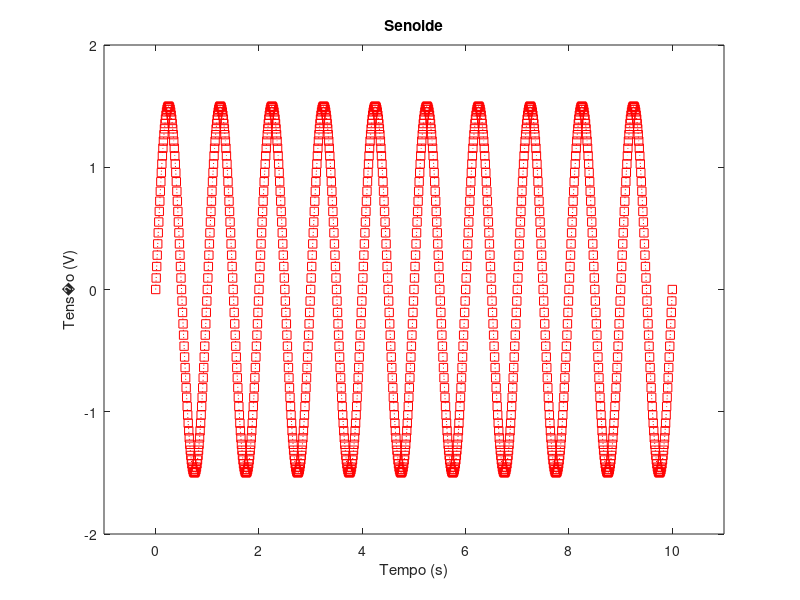
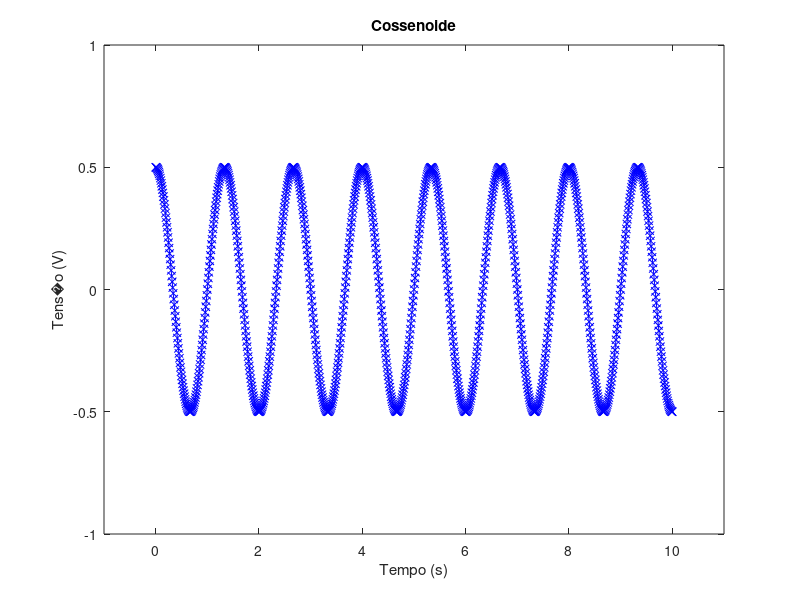
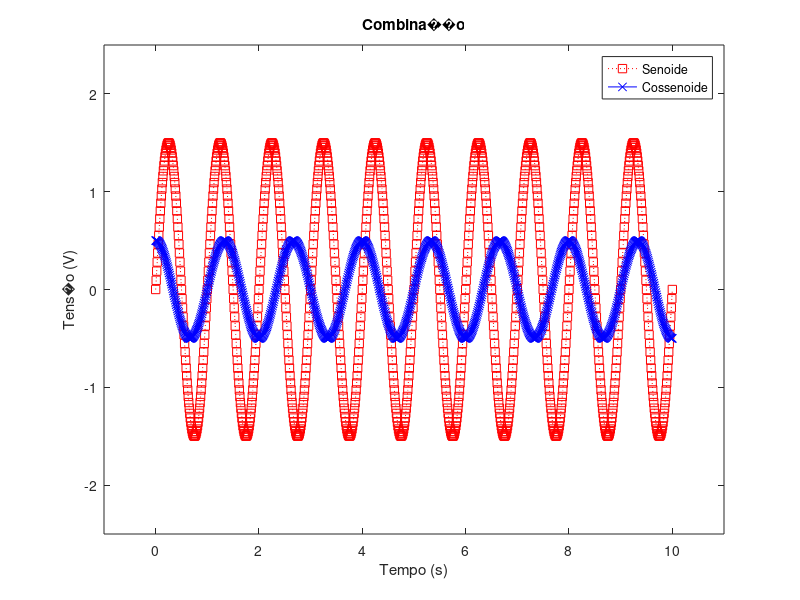
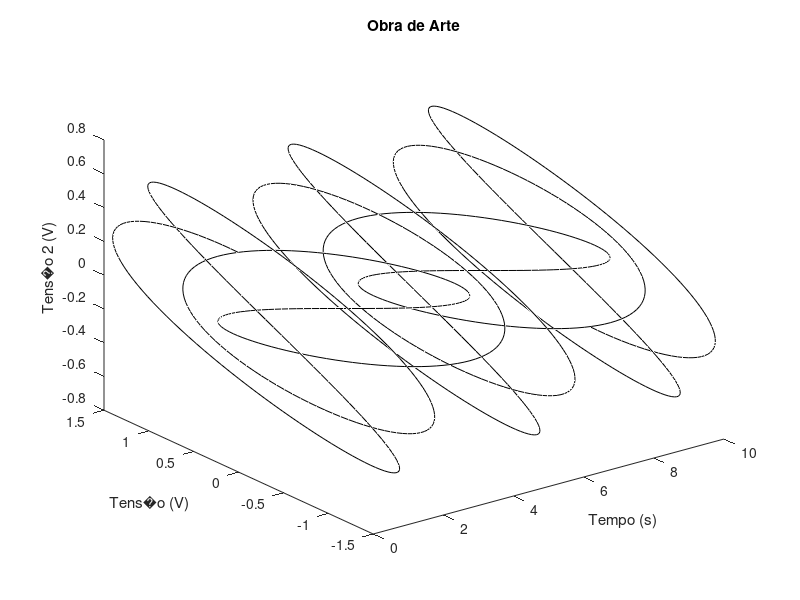

The MATLAB script that drew these images, in order:
clear all; %limpa todas as variaveis
clc;       %limpa a janela de comandos
close all; %fecha as figuras

% vetor de tempo
ti=0; %tempo inicial
tf=10; %tempo final
dt=0.01; %passo ou tempo de discretizacao
t=ti:dt:tf; % t=[tempo_inicial:passo:tempo_final]

%criando um sinal senoide
A=1.5; %amplitude da senoide
f=1;   %frequencia em Hz
y1=A*sin(2*pi*f*t); %calcula os valores da senoide

% fazendo a figura da senoide
figure,plot(t,y1,':sr')
xlabel('Tempo (s)')
ylabel('Tens�o (V)')
title('Senoide')
axis([-1 11 -2 2])

% fazendo um cosseno
Ac=0.5; %amplitude da cossenoide
fc=0.75;   %frequencia em Hz da cossenoide
y2=Ac*cos(2*pi*fc*t); %calcula os valores da cossenoide

% fazendo a figura da cossenoide
figure,plot(t,y2,'-xb')
xlabel('Tempo (s)')
ylabel('Tens�o (V)')
title('Cossenoide')
axis([-1 11 -1 1])

%juntando tudo em uma figura
figure,plot(t,y1,':sr',t,y2,'-xb')
xlabel('Tempo (s)')
ylabel('Tens�o (V)')
title('Combina��o')
legend('Senoide','Cossenoide')
axis([-1 11 -2.5 2.5])

%grafico 3d
figure,plot3(t,y1,y2,'k')
xlabel('Tempo (s)')
ylabel('Tens�o (V)')
zlabel('Tens�o 2 (V)')
title('Obra de Arte')
